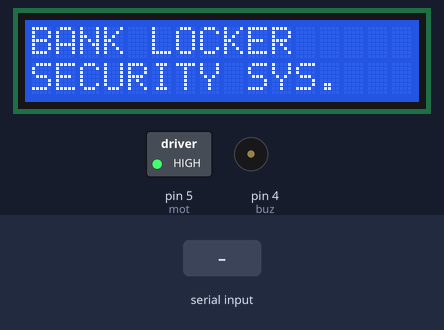
The sketch below on a simulated Arduino Uno, built with avr-gcc and run on an emulated ATmega328P. Parts: 16×2 character LCD, switched loads named in the sketch (green lamp = pin HIGH), buzzer (waves = sounding, pin HIGH). Inputs (shaded band) come from the test bench. What the sketch prints to the serial monitor is not drawn.

Above: at 3.2 s.
3.3 s: "1" received over Serial
At 4.5 s:
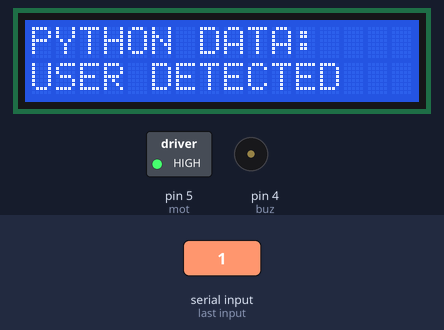
5.3 s: "secure" received over the second serial link
At 8.5 s:
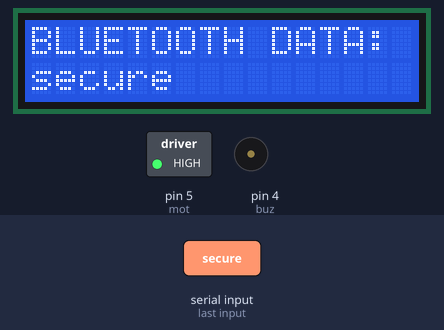
13.8 s: "0" received over Serial
At 15.7 s:
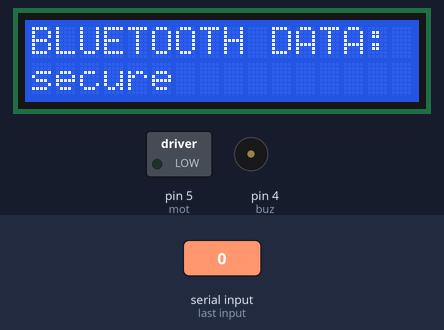
Timing chart, 0 to 17.3 s (numbered marks = the images above; inputs shaded):
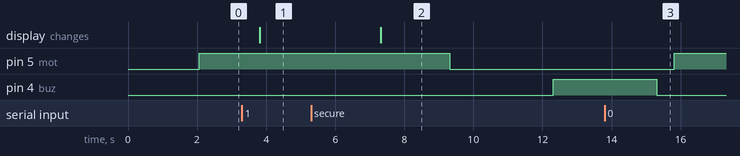

Measured:
- after the input at 3.3 s, the display: changes after 0.51 s (image 1)
- after the input at 5.3 s, pin 5 (mot): HIGH → LOW after 4.0 s; pin 4 (buz): LOW → HIGH after 7.0 s; the display: changes after 2.0 s (image 2)
- after the input at 13.8 s, pin 5 (mot): LOW → HIGH after 2.0 s; pin 4 (buz): goes on until 15.3 s, then stays LOW

The sketch:

bank_locker.ino
```cpp
#include<SoftwareSerial.h>
SoftwareSerial bt(2,3);
#include<LiquidCrystal.h>
LiquidCrystal lcd(12,11,10,9,8,7);

int buz=4;
int mot=5;
int a=0;
int b=0;
int pdata;
String bdata;
void setup()
{
  Serial.begin(9600);
  bt.begin(9600);
  lcd.begin(16,2);
  lcd.clear();
  lcd.setCursor(0,0);
  lcd.print("BANK LOCKER");
  lcd.setCursor(0,1);
  lcd.print("SECURITY SYS.");
  delay(2000);
  pinMode(buz,OUTPUT);
  pinMode(mot,OUTPUT);

  // put your setup code here, to run once:
  digitalWrite(buz,LOW);
  digitalWrite(mot,HIGH);
}

void loop()
{
  if(Serial.available())
  {
    pdata=Serial.read();
    Serial.println(pdata);
    delay(500);

    if(pdata=='1')
    {
      a=1;
      lcd.clear();
      lcd.setCursor(0,0);
      lcd.print("PYTHON DATA:");
      lcd.setCursor(0,1);
      lcd.print("USER DETECTED");
      Serial.println(pdata);
      delay(2000);
    }
    if(pdata=='0')
    {
      a=0;
      digitalWrite(buz,LOW);
      digitalWrite(mot,HIGH);
    }
 }
 if(bt.available())
    {
      bdata=bt.readString();
      Serial.println(bdata);

      delay(500);
      if(bdata=="secure")
      {
        b=1;
        lcd.clear();
      lcd.setCursor(0,0);
      lcd.print("BLUETOOTH DATA:");
      lcd.setCursor(0,1);
      lcd.print(bdata);
      Serial.println(bdata);
      delay(2000);
      }
    }
 if(a==1&&b==1)
 {
  Serial.println("Motor ON");

  digitalWrite(mot,LOW);
  delay(3000);
//  digitalWrite(mot,HIGH);
  digitalWrite(buz,HIGH);
  delay(3000);
  digitalWrite(buz,LOW);
 }

}
```
